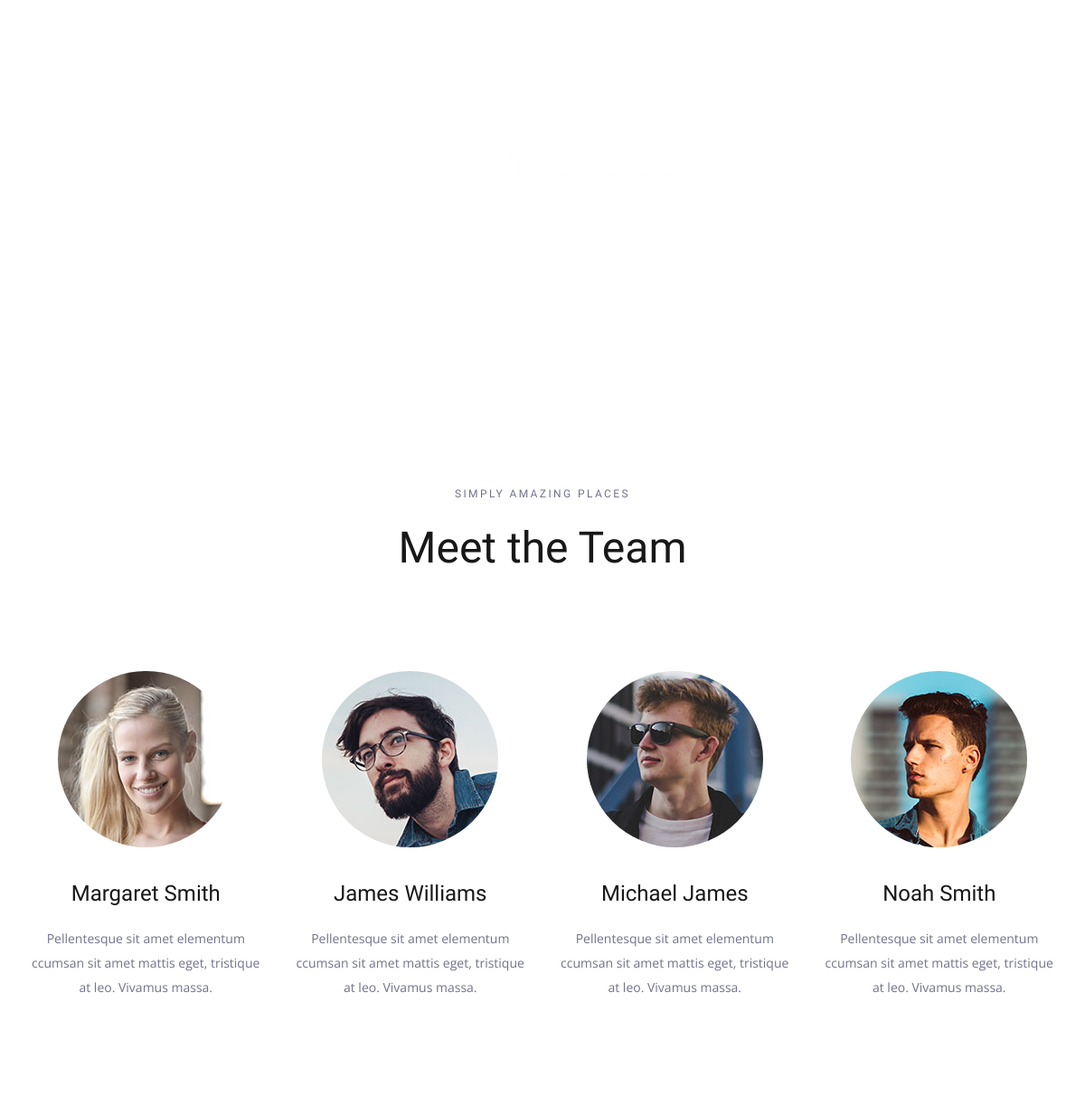
Before: / (middle part) with the older database file.
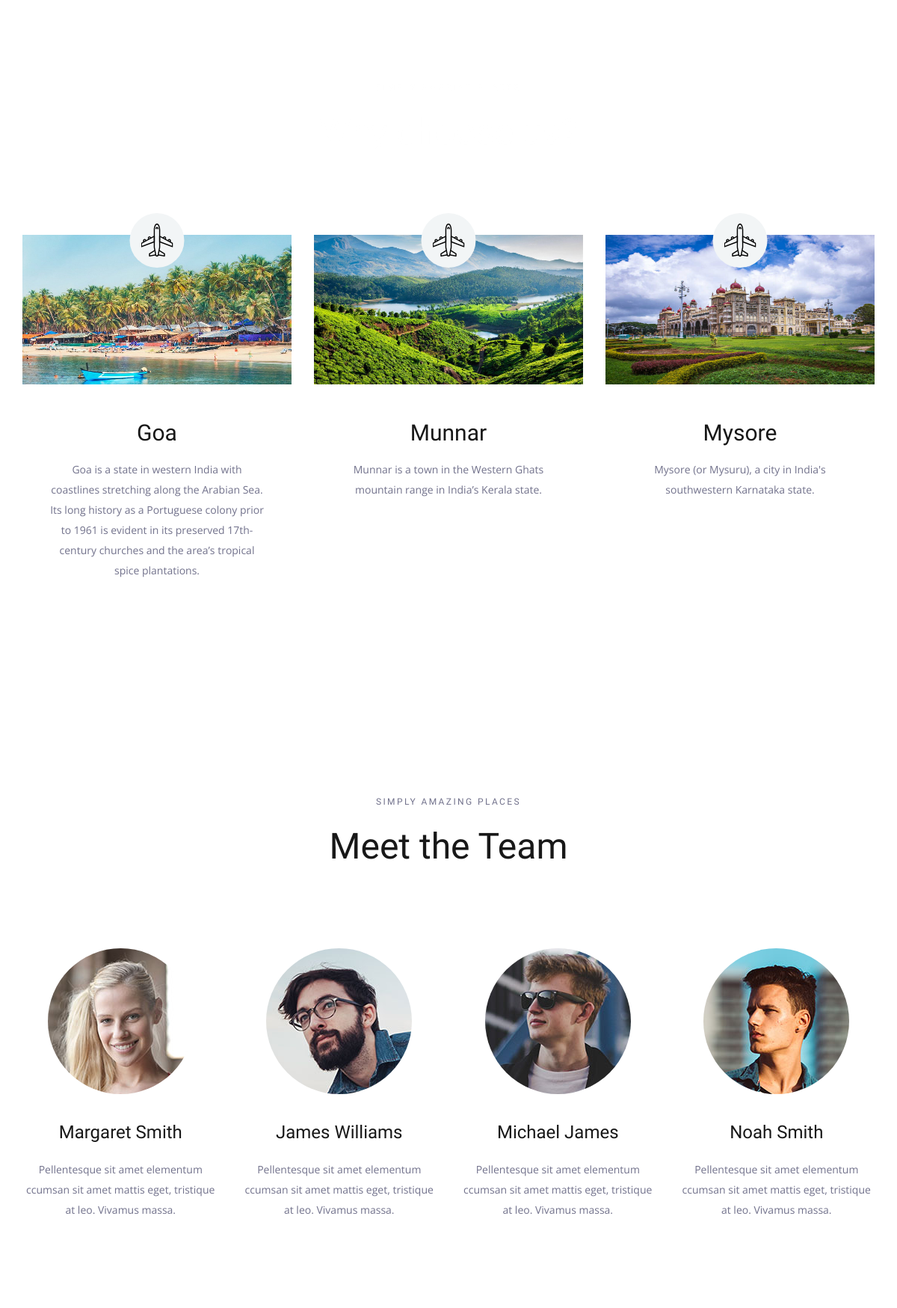
After: the same page with the newer database file.
### myapp/models.py (models this page shows, shortened)
class News(models.Model):
    title = models.CharField(max_length=25)
    description = models.TextField()
    img = models.ImageField(upload_to="photos")

### myapp/views.py (the view)
# urls.py: path('', views.hello,name='hello'),
def hello(request):
    obj = News.objects.all()
    return render(request, 'index.html',{'result': obj })

### templates/index.html (shortened to what this page needs)
{% load static %}
<!DOCTYPE html>
<html lang="en">
  <head>
    <link
      rel="stylesheet"
      type="text/css"
      href="{% static 'styles/bootstrap4/bootstrap.min.css' %}"
    />
    <link
      href="{% static 'plugins/font-awesome-4.7.0/css/font-awesome.min.css' %}"
      rel="stylesheet"
      type="text/css"
    />
    <link
      rel="stylesheet"
      type="text/css"
      href="{% static 'plugins/OwlCarousel2-2.2.1/owl.carousel.css' %}"
    />
    <link
      rel="stylesheet"
      type="text/css"
      href="{% static 'plugins/OwlCarousel2-2.2.1/owl.theme.default.css' %}"
    />
    <link
      rel="stylesheet"
      type="text/css"
      href="{% static 'plugins/OwlCarousel2-2.2.1/animate.css' %}"
    />
    <link
      rel="stylesheet"
      type="text/css"
      href="{% static 'styles/about.css' %}"
    />
    <link
      rel="stylesheet"
      type="text/css"
      href="{% static 'styles/about_responsive.css' %}"
    />
  </head>
  <body>
    <div class="super_container">
      <div class="why">
        <div
          class="parallax_background parallax-window"
          data-parallax="scroll"
          data-image-src="{% static 'images/why.jpg' %}"
          data-speed="0.8"
        ></div>
        <div class="container">
          <div class="row">
            <div class="col text-center">
              <div class="section_subtitle">simply amazing places</div>
              <div class="section_title"><h2>Why choose us?</h2></div>
            </div>
          </div>
          <div class="row why_row">
            {% for i in result %}
            <div class="col-lg-4 why_col">
              <div class="why_item">
                <div class="why_image">
                  <img style="height: 200px; width: 400px;" src="{{i.img.url}}" alt="" />
                  <div
                    class="why_icon d-flex flex-column align-items-center justify-content-center"
                  >
                    <img src="{% static 'images/why_1.svg' %}" alt="" />
                  </div>
                </div>
                <div class="why_content text-center">
                  <div class="why_title">{{i.title}}</div>
                    <div class="why_text" style="height: 170px;">
                    <p>{{i.description}}</p>
                  </div>
                </div>
              </div>
            </div>
            {% endfor %}
          </div>
        </div>
      </div>
      <div class="team">
        <div class="container">
          <div class="row">
            <div class="col text-center">
              <div class="section_subtitle">simply amazing places</div>
              <div class="section_title"><h2>Meet the Team</h2></div>
            </div>
          </div>
          <div class="row team_row">
            <div class="col-xl-3 col-md-6 team_col">
              <div
                class="team_item d-flex flex-column align-items-center justify-content-start text-center"
              >
                <div class="team_image">
                  <img src="{% static 'images/team_1.jpg' %}" alt="" />
                </div>
                <div class="team_content">
                  <div class="team_title"><a href="#">Margaret Smith</a></div>
                  <div class="team_text">
                    <p>
                      Pellentesque sit amet elementum ccumsan sit amet mattis
                      eget, tristique at leo. Vivamus massa.
                    </p>
                  </div>
                </div>
              </div>
            </div>
            <div class="col-xl-3 col-md-6 team_col">
              <div
                class="team_item d-flex flex-column align-items-center justify-content-start text-center"
              >
                <div class="team_image">
                  <img src="{% static 'images/team_2.jpg' %}" alt="" />
                </div>
                <div class="team_content">
                  <div class="team_title"><a href="#">James Williams</a></div>
                  <div class="team_text">
                    <p>
                      Pellentesque sit amet elementum ccumsan sit amet mattis
                      eget, tristique at leo. Vivamus massa.
                    </p>
                  </div>
                </div>
              </div>
            </div>
            <div class="col-xl-3 col-md-6 team_col">
              <div
                class="team_item d-flex flex-column align-items-center justify-content-start text-center"
              >
                <div class="team_image">
                  <img src="{% static 'images/team_3.jpg' %}" alt="" />
                </div>
                <div class="team_content">
                  <div class="team_title"><a href="#">Michael James</a></div>
                  <div class="team_text">
                    <p>
                      Pellentesque sit amet elementum ccumsan sit amet mattis
                      eget, tristique at leo. Vivamus massa.
                    </p>
                  </div>
                </div>
              </div>
            </div>
            <div class="col-xl-3 col-md-6 team_col">
              <div
                class="team_item d-flex flex-column align-items-center justify-content-start text-center"
              >
                <div class="team_image">
                  <img src="{% static 'images/team_4.jpg' %}" alt="" />
                </div>
                <div class="team_content">
                  <div class="team_title"><a href="#">Noah Smith</a></div>
                  <div class="team_text">
                    <p>
                      Pellentesque sit amet elementum ccumsan sit amet mattis
                      eget, tristique at leo. Vivamus massa.
                    </p>
                  </div>
                </div>
              </div>
            </div>
          </div>
        </div>
      </div>
    </div>
  </body>
</html>

### static/styles/about.css (style rules this page uses)
* { margin: 0; padding: 0; -webkit-font-smoothing: antialiased; -webkit-text-shadow: rgba(0,0,0,.01) 0 0 1px; text-shadow: rgba(0,0,0,.01) 0 0 1px; }
body { font-family: 'Open Sans', sans-serif; font-size: 14px; font-weight: 400; background: #FFFFFF; color: #a5a5a5; }
div { display: block; position: relative; -webkit-box-sizing: border-box; -moz-box-sizing: border-box; box-sizing: border-box; }
p { font-family: 'Open Sans', sans-serif; font-size: 14px; line-height: 1.9285; font-weight: 400; color: #72728c; -webkit-font-smoothing: antialiased; -webkit-text-shadow: rgba(0,0,0,.01) 0 0 1px; text-shadow: rgba(0,0,0,.01) 0 0 1px; }
p:last-of-type { margin-bottom: 0; }
a, a:hover, a:visited, a:active, a:link { text-decoration: none; -webkit-font-smoothing: antialiased; -webkit-text-shadow: rgba(0,0,0,.01) 0 0 1px; text-shadow: rgba(0,0,0,.01) 0 0 1px; }
h2 { font-size: 48px; }
h1, h2, h3, h4, h5, h6 { font-family: 'Oswald', sans-serif; font-weight: 400; -webkit-font-smoothing: antialiased; -webkit-text-shadow: rgba(0,0,0,.01) 0 0 1px; text-shadow: rgba(0,0,0,.01) 0 0 1px; }
.super_container { width: 100%; overflow: hidden; }
.parallax-window { min-height: 400px; background: transparent; }
.parallax_background { position: absolute; top: 0; left: 0; width: 100%; height: 100%; }
.section_subtitle { font-family: 'Oswald', sans-serif; font-size: 12px; font-weight: 400; color: #72728c; line-height: 0.75; text-transform: uppercase; letter-spacing: 0.2em; }
.section_title { color: #181818; margin-top: 26px; }
.why { width: 100%; padding-top: 115px; padding-bottom: 113px; }
.why .section_subtitle, .why .section_title { color: #FFFFFF; }
.why_row { margin-top: 100px; }
.why_item { width: 100%; background: #FFFFFF; }
.why_image { width: 100%; }
.why_image img { max-width: 100%; }
.why_content { padding-top: 48px; padding-bottom: 55px; padding-left: 35px; padding-right: 35px; }
.why_title { font-family: 'Oswald', sans-serif; font-size: 30px; font-weight: 500; color: #181818; line-height: 1.1; }
.why_text { margin-top: 20px; }
.why_icon { position: absolute; top: -29px; left: 50%; -webkit-transform: translateX(-50%); -moz-transform: translateX(-50%); -ms-transform: translateX(-50%); -o-transform: translateX(-50%); transform: translateX(-50%); width: 73px; height: 73px; background: #f2f5f6; border-radius: 50%; }
.why_icon img { max-width: 60%; }
.team { width: 100%; background: #FFFFFF; padding-top: 115px; padding-bottom: 67px; }
.team_row { margin-top: 100px; }
.team_item { width: 100%; padding-bottom: 48px; }
.team_image { width: 195px; height: 195px; border-radius: 50%; overflow: hidden; }
.team_image img { max-width: 100%; }
.team_content { width: 100%; }
.team_title { margin-top: 37px; }
.team_title a { font-family: 'Oswald', sans-serif; font-size: 24px; font-weight: 400; color: rgba(24,24,24,1); line-height: 1.2; -webkit-transition: all 200ms ease; -moz-transition: all 200ms ease; -ms-transition: all 200ms ease; -o-transition: all 200ms ease; transition: all 200ms ease; }
.team_text { margin-top: 22px; }

Changed rows visible on the page:
added News: img (picture), title "Goa", description "Goa is a state in western India with coastlines stretching along the Arabian Sea. Its long history as a Portuguese colony prior to 1961 is evident in its preserved 17th-century churches and the area’s tropical spice plantations."
added News: img (picture), title "Munnar", description "Munnar is a town in the Western Ghats mountain range in India’s Kerala state."
added News: img (picture), title "Mysore", description "Mysore (or Mysuru), a city in India's southwestern Karnataka state."
